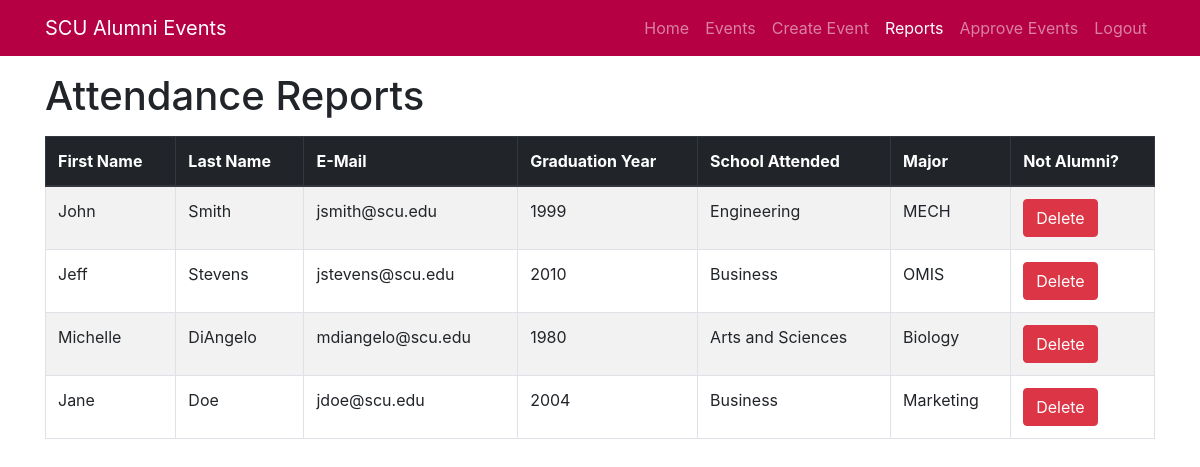
Page /attendance/reports/1 (signed in) on the committed database.
### attendance/models.py (models this page shows, shortened)
class Alumni(models.Model):
    fName = models.CharField(max_length=45, help_text='Enter your first name')
    lName = models.CharField(max_length=45, help_text='Enter your last name')
    email = models.EmailField()
    school = models.CharField(
        max_length=50, help_text='Enter school graduated from')
    yearGrad = models.PositiveSmallIntegerField(
        help_text='Enter graduation year')
    major = models.CharField(max_length=70, help_text='Enter your major')
    attended = models.ForeignKey(Event, on_delete=models.CASCADE)

### attendance/views.py (the view)
# urls.py: path('reports/<int:pk>', views.attendanceList, name='attend_list'),
def attendanceList(request, pk):
    event = Event.objects.get(pk=pk)
    alumni = event.alumni_set.all()
    return render(request, 'attendList.html', {'alumni': alumni})

### attendance/templates/attendList.html (shortened to what this page needs)
<!DOCTYPE html>
<html lang="en">
<head>
  <link rel="stylesheet" href="https://stackpath.bootstrapcdn.com/bootstrap/4.1.3/css/bootstrap.min.css">
</head>
{% if user.is_superuser %}
<body>
  {% block navbar %}
  <nav class="navbar navbar-expand-lg navbar-dark static-top" style="background-color: #B50043">
    <div class="container">
      <a class="navbar-brand" href="{% url 'index' %}">SCU Alumni Events</a>
      <div class="collapse navbar-collapse" id="navbarResponsive">
        <ul class="navbar-nav ml-auto">
          <li class="nav-item">
            <a class="nav-link" href="{% url 'index' %}">Home</a>
          </li>
          <li class="nav-item">
            <a class="nav-link" href="{% url 'events' %}">Events</a>
          </li>
          <li class="nav-item">
            <a class="nav-link" href="{% url 'new_event' %}">Create Event</a>
          </li>
          <li class="nav-item active">
            {% if user.is_superuser %}
            <a class="nav-link" href="{% url 'report' %}">Reports
            </a>
            {% endif %}
          </li>
          <li class="nav-item">
            {% if user.is_superuser %}
            <a class="nav-link" href="{% url 'approve' %}">Approve Events</a>
            {% endif %}
          </li>
          <li class="nav-item">
            {% if user.is_authenticated %}
            <a class="nav-link" href="{% url 'logout' %}">Logout</a>
            {% else %}
            <a class="nav-link" href="{% url 'login' %}">Login</a>
            {% endif %}
          </li>
        </ul>
      </div>
    </div>
  </nav>
  {% endblock %}
  {% block content %}
  <div class="container mt-3">
    <h1>Attendance Reports</h1>
    {% if alumni %}
    <table class="table table-bordered table-striped mt-3">
      <thead class="thead-dark">
        <tr>
          <th>First Name</th>
          <th>Last Name</th>
          <th>E-Mail</th>
          <th>Graduation Year</th>
          <th>School Attended</th>
          <th>Major</th>
          <th>Not Alumni?</th>
        </tr>
      </thead>
      <tbody>
        {% for alumnus in alumni.all %}
        <tr>
          <td>{{ alumnus.fName }}</td>
          <td>{{ alumnus.lName }}</td>
          <td>{{ alumnus.email }}</td>
          <td>{{ alumnus.yearGrad }}</td>
          <td>{{ alumnus.school }}</td>
          <td>{{ alumnus.major }}</td>
          <td><a href="{% url 'delete_alumni' alumnus.pk %}"><button type="button" class="btn btn-danger">Delete</button></a></td>
        </tr>
        {% endfor %}
      </tbody>
    </table>
    {% else %}
    <div class="row">
      <div class="col-lg-12 text-center">
        <p class="lead">There are currently no attendees to view</p>
      </div>
    </div>
    {% endif %}
  </div>
  {% endblock %}
</body>
{% else %}
<body>
  <h1>You are not authorized to view this page.</h1>
</body>
{% endif %}
</html>

### rows in the picture
Alumni: fName "John", lName "Smith", email "jsmith@scu.edu", yearGrad "1999", school "Engineering", major "MECH"
Alumni: fName "Jeff", lName "Stevens", email "jstevens@scu.edu", yearGrad "2010", school "Business", major "OMIS"
Alumni: fName "Michelle", lName "DiAngelo", email "mdiangelo@scu.edu", yearGrad "1980", school "Arts and Sciences", major "Biology"
Alumni: fName "Jane", lName "Doe", email "jdoe@scu.edu", yearGrad "2004", school "Business", major "Marketing"
